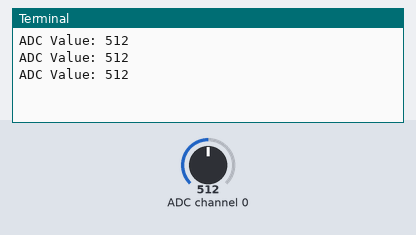
Bench run of a program on a simulated Raspberry Pi (BCM pin numbers). On the bench: the last lines printed to the terminal. The inputs (shaded band) are chosen by the test bench; at power-on: ADC channel 0 = 512 (analog values on the 0–1023 scale).

Above: at 1.2 s.
1.3 s: ADC channel 0 set to 716
At 1.9 s:
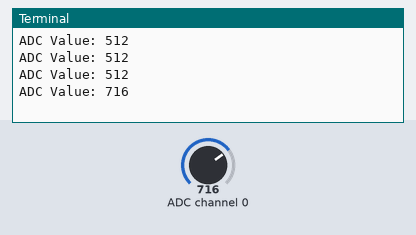
2.8 s: ADC channel 0 set to 900
At 3.4 s:
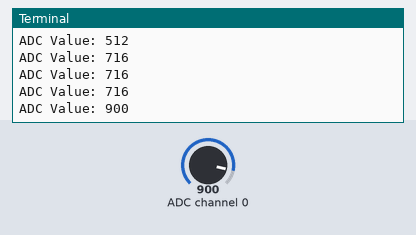
Timing chart, 0 to 5.8 s (numbered marks = the images above; inputs shaded):
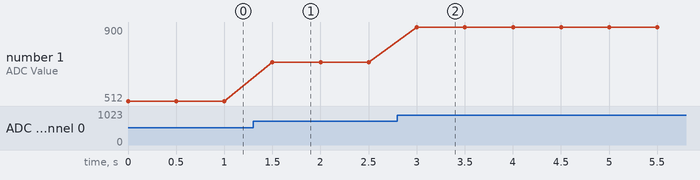

The program:

MCP3008.py
```python
#!/usr/bin/env python


import spidev

class MCP3008:
    def __init__(self, bus=0, device=0):
        ''' Creates object to read MCP3008 ADC chip at given bus address.'''
        self.spi = spidev.SpiDev()
        self.spi.open(bus, device)


    def close(self):
        self.spi.close()

    def buildReadCommand(self, channel):
        start = 1
        singleEnded = 1
        # Write command, followed by a don't care bit, then a null bit, then space for
        # 10 bit ADC response
        return [start, 0x00 | (channel<<4) | (singleEnded <<7) , 0x00]

    def processAdcValue(self, result):
        return ((result[1] & 0x03)<<8) | result[2]

    def read(self, channel):
        ''' Returns ADC value

            Returns result of analog to digtal conversion of the given channel.
            Results are between 0 and 1024

            Arguments:
            -- channel: ADC channel to convert, bettween 0 and 7 inclusive)
            '''
        if (channel < 0 or channel > 7):
            raise IOException("Bad channel number")

        result = self.spi.xfer2(self.buildReadCommand(channel))
        return self.processAdcValue(result)


if __name__ == "__main__":
    import time
    try:
        spi = MCP3008(0,0)
        while True:
            print "ADC Value: " + str(spi.read(0))
            time.sleep(.5)
    except KeyboardInterrupt:
        print "Exiting..."
    finally:
        spi.close()
```

Measured:
- after the input at 1.3 s, the terminal: prints a new line after 0.20 s (image 1)
- after the input at 2.8 s, the terminal: prints a new line after 0.20 s (image 2)
- plotted number 1: 512 → 716 after the input at 1.3 s, 716 → 900 after the input at 2.8 s
